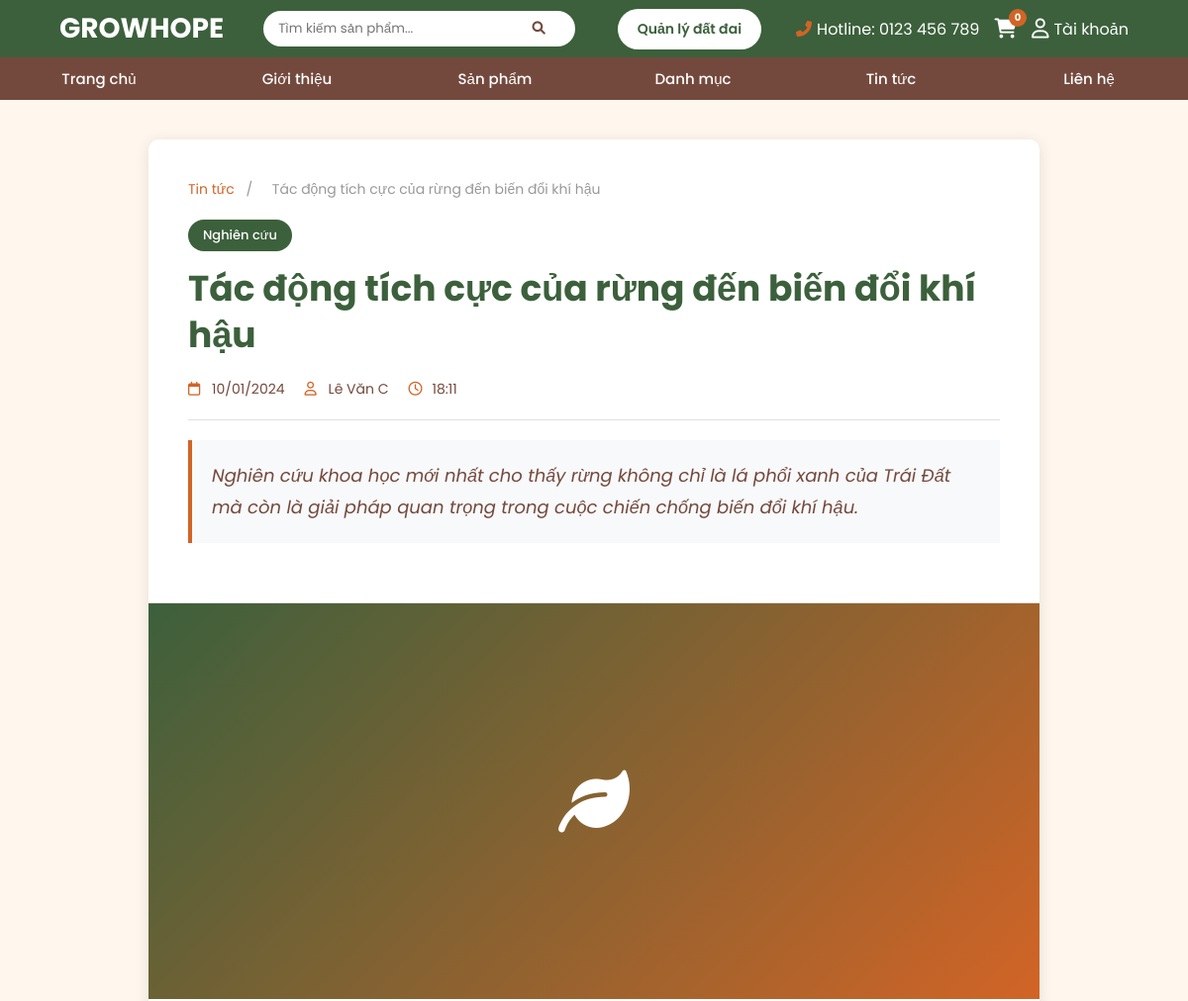
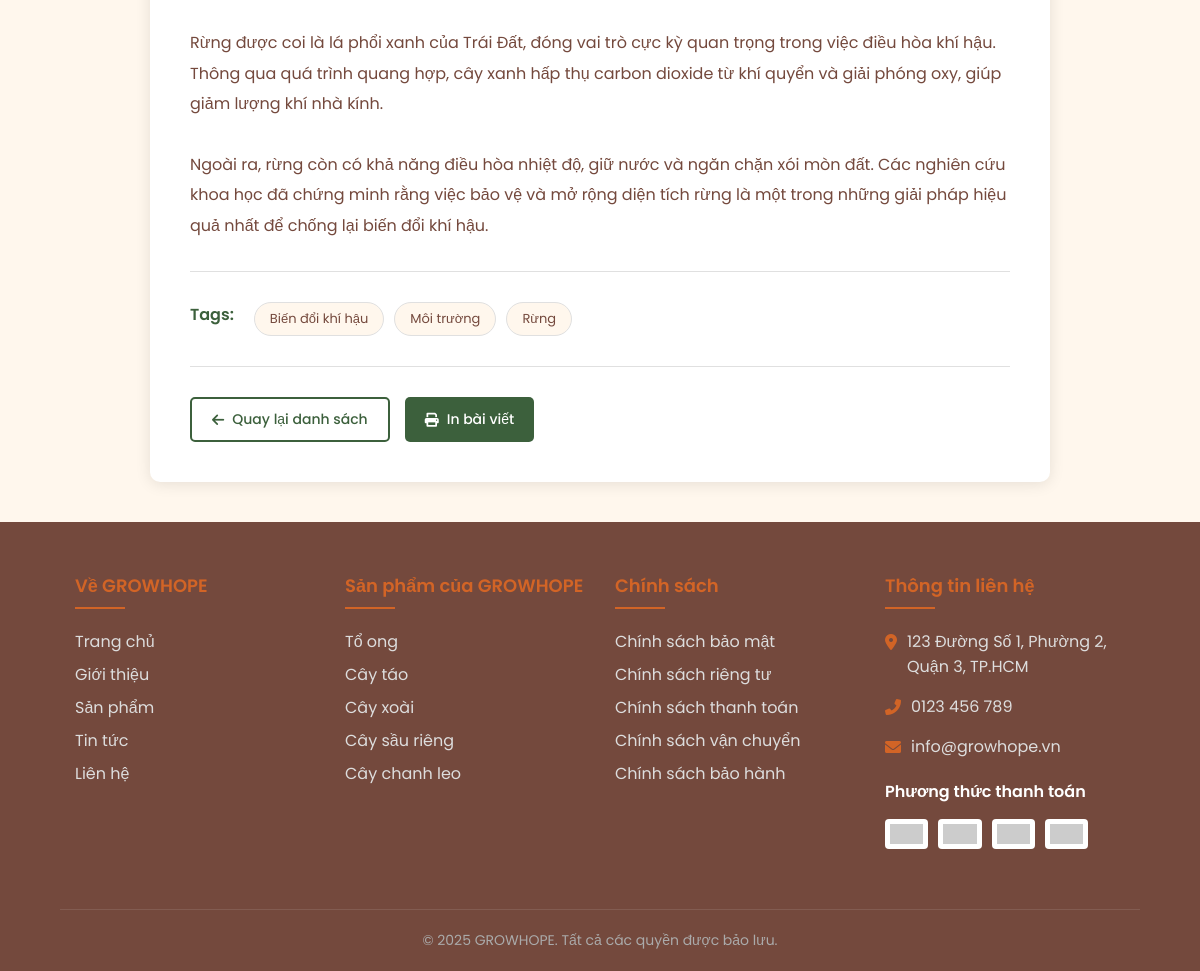
The page /views/news-detail.php?id=3 on the database its author committed (2 pictures, top to bottom).
### tables this page shows
CREATE TABLE news (
    news_id INT AUTO_INCREMENT PRIMARY KEY,
    title VARCHAR(255) NOT NULL,
    slug VARCHAR(255) NOT NULL UNIQUE,
    publish_date DATE NOT NULL,
    author VARCHAR(255) NOT NULL,
    category VARCHAR(255) NOT NULL,
    excerpt TEXT,
    description TEXT,
    content LONGTEXT,
    created_at TIMESTAMP DEFAULT CURRENT_TIMESTAMP
);

### views/news-detail.php (the view, shortened to what this page needs)
<?php
require_once '../includes/database.php';
try {
    $pdo = getPDO();
} catch (RuntimeException $e) {
    $pdo = null;
}
$news_id = isset($_GET['id']) ? (int) $_GET['id'] : 0;
$newsStmt = $pdo->prepare('SELECT news_id, title, slug, publish_date, created_at, author, category, excerpt, description, content
                            FROM news
                            WHERE news_id = :id');
$newsStmt->bindValue(':id', $news_id, PDO::PARAM_INT);
$newsStmt->execute();
$article = $newsStmt->fetch();
$tagStmt = $pdo->prepare('SELECT tag FROM news_tags WHERE news_id = :id ORDER BY tag ASC');
$tagStmt->bindValue(':id', $news_id, PDO::PARAM_INT);
$tagStmt->execute();
$article_tags = $tagStmt->fetchAll(PDO::FETCH_COLUMN);
include '../includes/header.php';
?>
<div class="news-detail-container">
    <div class="news-detail-wrapper">
        <div class="news-detail-header">
            <div class="news-breadcrumb">
                    <a href="<?php echo BASE_URL; ?>/public/news.php">Tin tức</a>
                <span>/</span>
                <span><?php echo htmlspecialchars($article['title']); ?></span>
            </div>
            <div class="news-category"><?php echo htmlspecialchars($article['category']); ?></div>
            <h1 class="news-title"><?php echo htmlspecialchars($article['title']); ?></h1>
            <div class="news-meta">
                <div class="news-meta-item">
                    <i class="far fa-calendar"></i>
                    <span><?php echo date(DATE_FORMAT, strtotime($article['publish_date'])); ?></span>
                </div>
                <div class="news-meta-item">
                    <i class="far fa-user"></i>
                    <span><?php echo htmlspecialchars($article['author']); ?></span>
                </div>
                <div class="news-meta-item">
                    <i class="far fa-clock"></i>
                    <span><?php echo date('H:i', strtotime($article['created_at'] ?? $article['publish_date'])); ?></span>
                </div>
            </div>
            <?php if (!empty($article['description'])): ?>
            <div class="news-description">
                <?php echo htmlspecialchars($article['description']); ?>
            </div>
            <?php endif; ?>
        </div>
        <div class="news-image">
            <i class="fas fa-leaf"></i>
        </div>
        <div class="news-content">
            <div class="news-body">
                <?php echo nl2br(htmlspecialchars($article['content'])); ?>
            </div>
            <?php if (!empty($article_tags)): ?>
            <div class="news-tags">
                <span class="news-tags-label">Tags:</span>
                <?php foreach ($article_tags as $tag): ?>
                    <a href="<?php echo BASE_URL; ?>/public/news.php?tag=<?php echo urlencode($tag); ?>" class="news-tag">
                        <?php echo htmlspecialchars($tag); ?>
                    </a>
                <?php endforeach; ?>
            </div>
            <?php endif; ?>
            <div class="news-actions">
                <a href="<?php echo BASE_URL; ?>/public/news.php" class="news-action-btn secondary">
                    <i class="fas fa-arrow-left"></i>
                    Quay lại danh sách
                </a>
                <a href="#" class="news-action-btn" onclick="window.print(); return false;">
                    <i class="fas fa-print"></i>
                    In bài viết
                </a>
            </div>
        </div>
    </div>
</div>
<?php include '../includes/footer.php'; ?>

### rows shown on the page
news: title "Tác động tích cực của rừng đến biến đổi khí hậu", category "Nghiên cứu", publish_date "10/01/2024", author "Lê Văn C", created_at "18:11", description "Nghiên cứu khoa học mới nhất cho thấy rừng không chỉ là lá phổi xanh của Trái Đất mà còn là giải pháp quan trọng trong cuộc chiến chống biến đổi khí hậu.", content "Rừng được coi là lá phổi xanh của Trái Đất, đóng vai trò cực kỳ quan trọng trong việc điều hòa khí hậu. Thông qua quá trình quang hợp, cây xanh hấp thụ carbon dioxide từ khí quyển và giải phóng oxy, giúp giảm lượng khí nhà kính. Ngoài ra, rừng còn có khả năng điều hòa nhiệt độ, giữ nước và ngăn chặn xói mòn đất. Các nghiên cứu khoa học đã chứng minh rằng việc bảo vệ và mở rộng diện tích rừng là một trong những giải pháp hiệu quả nhất để chống lại biến đổi khí hậu."

### other values the page prints
BRAND_NAME "GROWHOPE"
CONTACT_HOTLINE "0123 456 789"
$tag "Biến đổi khí hậu"
$tag "Môi trường"
$tag "Rừng"
CONTACT_ADDRESS "123 Đường Số 1, Phường 2, Quận 3, TP.HCM"
CONTACT_PHONE "0123 456 789"
CONTACT_EMAIL "info@growhope.vn"
